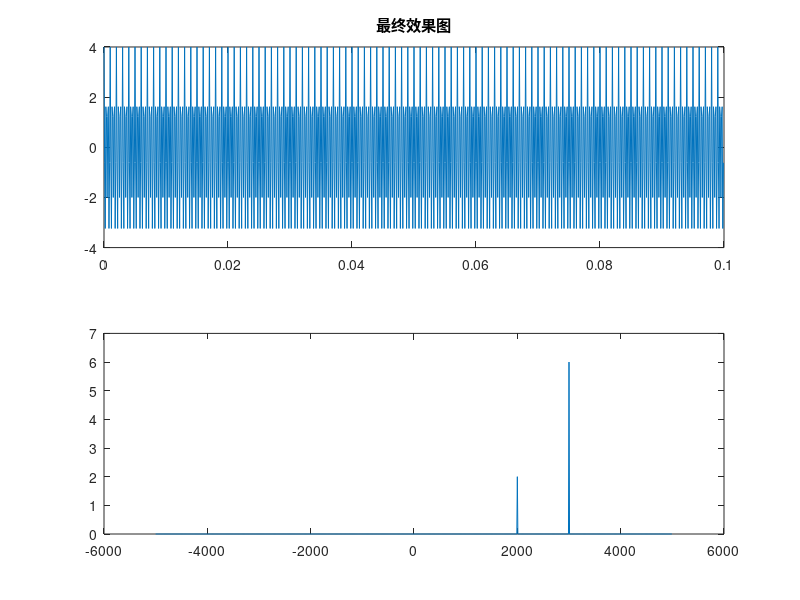
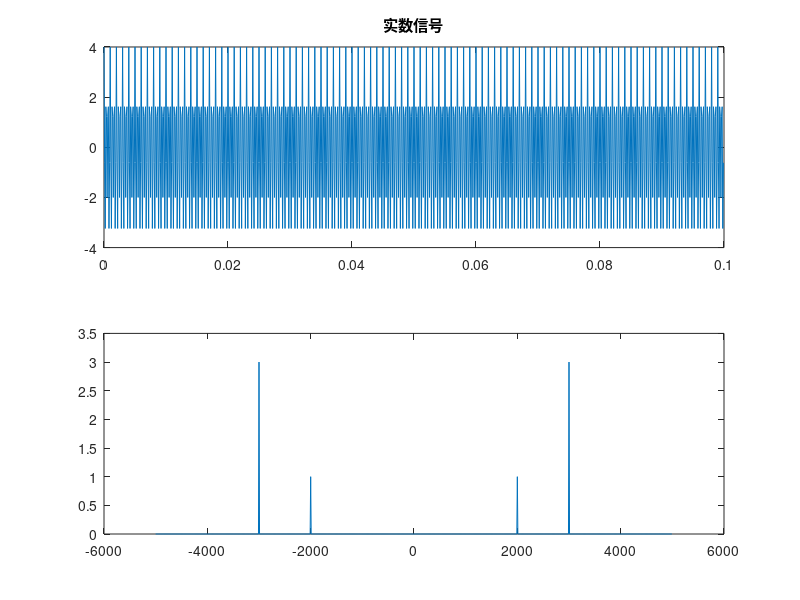
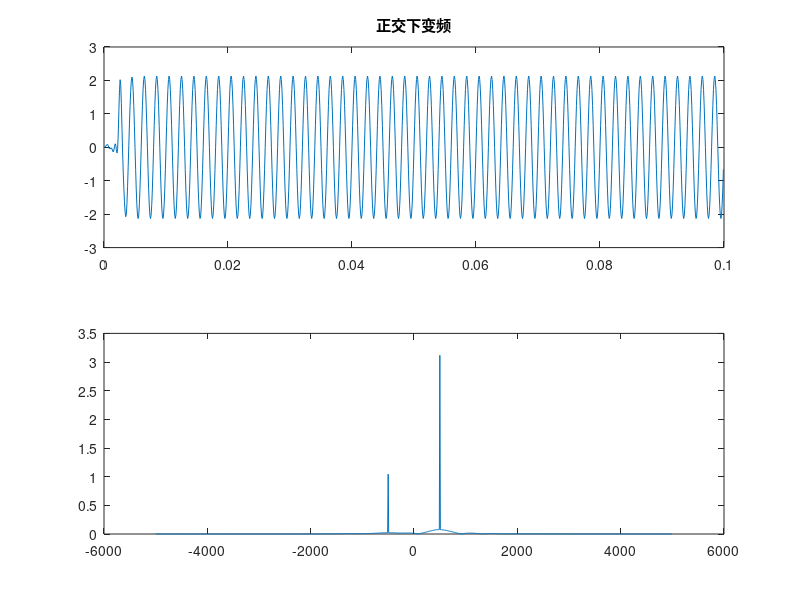
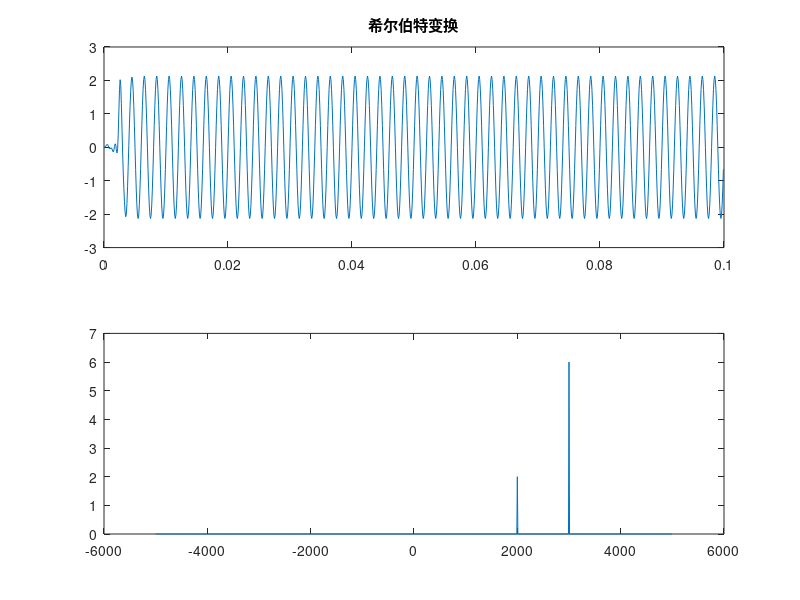

These charts were generated, in order, by the following MATLAB code:
%-------实信号变成复信号（对正交下变频和希尔伯特变换的理解）------%
clc; close all;
fs=1e4;
t=0:1/fs:0.1-1/fs;
f1=2000;
f2=3000;
y=exp(1i*2*pi*f1*t)+3*exp(1i*2*pi*f2*t);
Y=fftshift(fft(y));
L=length(Y);
P=2*abs(Y)/L;
f=(0:L-1)*fs/L-fs/2;
figure(1)
subplot(211);plot(t,real(y));title('最终效果图');
% subplot(212);plot(t,imag(y));
 subplot(212);plot(f,P);
 
 
%---------------如何得到上述波形----------------%
% 法一：正交下变频 零中频信号，频率以0为中点
s=cos(2*pi*f1*t)+3*cos(2*pi*f2*t);
S=fftshift(fft(s));
L=length(S);
P1=2*abs(S)/L;
f=(0:L-1)*fs/L-fs/2;
figure(2)
subplot(211);plot(t,real(s));title('实数信号');
% subplot(212);plot(t,imag(y));
 subplot(212);plot(f,P1);
fc=(f1+f2)/2;    %本振信号频率
y1=s.*cos(2*pi*fc*t);  % I路
y2=s.*sin(2*pi*fc*t);  % Q路
%-------低通滤波
h=[7.06924427212765e-06,0.000979250467960222,0.00389055525764410,0.00882408645583282,0.0134900298725086,0.0138225165488970,0.00719473432777580,-0.00388046997821120,-0.0117138077937784,-0.00904913408778445,0.00338368992394388,0.0149717909077938,0.0132337222657467,-0.00352884116137712,-0.0212221955733370,-0.0205163108085362,0.00364334015176192,0.0319263541729526,0.0336598152447221,-0.00369303114652136,-0.0541397063396323,-0.0647617385746685,0.00371852099096234,0.138528936276417,0.273215826563305,0.329604322972122,0.273215826563305,0.138528936276417,0.00371852099096234,-0.0647617385746685,-0.0541397063396323,-0.00369303114652136,0.0336598152447221,0.0319263541729526,0.00364334015176192,-0.0205163108085362,-0.0212221955733370,-0.00352884116137712,0.0132337222657467,0.0149717909077938,0.00338368992394388,-0.00904913408778445,-0.0117138077937784,-0.00388046997821120,0.00719473432777580,0.0138225165488970,0.0134900298725086,0.00882408645583282,0.00389055525764410,0.000979250467960222,7.06924427212765e-06];
y1_filter=filter(h,1,y1);
y2_filter=filter(h,1,y2);
y=y1_filter-1i*y2_filter;
Y=fftshift(fft(y));
L=length(Y);
P=2*abs(Y)/L;
f=(0:L-1)*fs/L-fs/2;
figure(3)
subplot(211);plot(t,real(y));title('正交下变频');
subplot(212);plot(f,P);

% 法二：希尔伯特变换
y2=hilbert(s);
Y2=fftshift(fft(y2));
L=length(Y2);
P2=2*abs(Y2)/L;
f=(0:L-1)*fs/L-fs/2;
figure(4)
subplot(211);plot(t,real(y));title('希尔伯特变换');
subplot(212);plot(f,P2);